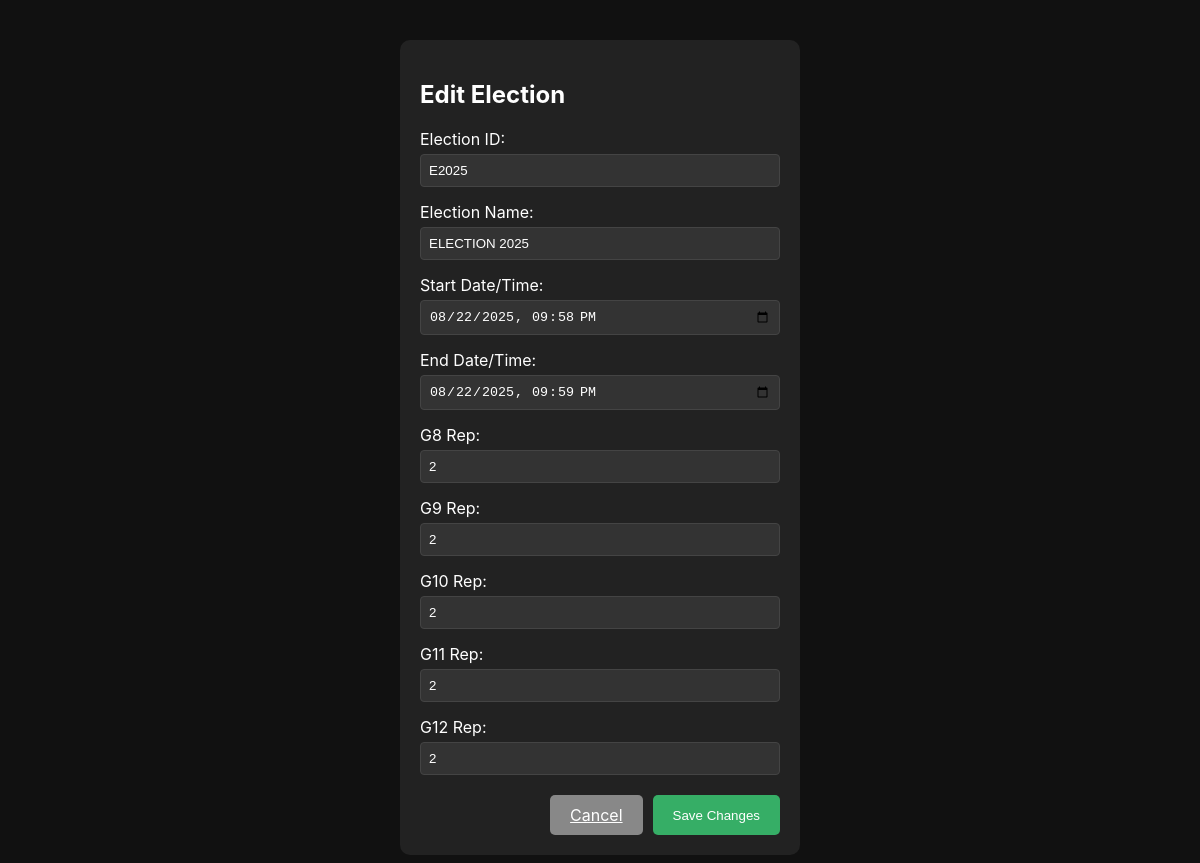
/files/admin/edit_election.php?id=E2025, run on the app's committed database.
### tables this page shows
CREATE TABLE `election` (
  `ElectionID` varchar(255) NOT NULL,
  `ElectionName` varchar(255) NOT NULL,
  `StartDateTime` datetime NOT NULL,
  `EndDateTime` datetime NOT NULL,
  `G8RepNum` int(11) NOT NULL,
  `G9RepNum` int(11) NOT NULL,
  `G10RepNum` int(11) NOT NULL,
  `G11RepNum` int(11) NOT NULL,
  `G12RepNum` int(11) NOT NULL,
  `ModifiedBy` int(255) DEFAULT NULL,
  `ModifiedDate` datetime DEFAULT NULL,
  `CreatedBy` int(255) DEFAULT NULL,
  `CreatedDate` datetime DEFAULT NULL
);

### files/admin/edit_election.php (the view, shortened to what this page needs)
<?php
require_once '../connect/connect.php';
$electionId = $_GET['id'];
$stmt = $conn->prepare("SELECT * FROM election WHERE ElectionID=?");
$stmt->bind_param('s', $electionId);
$stmt->execute();
$result = $stmt->get_result();
$election = $result->fetch_assoc();
?>
<!DOCTYPE html>
<html>
<head>
    <link rel="stylesheet" type="text/css" href="/votingsystem/files/maincss/main.css">
    <link rel="stylesheet" type="text/css" href="/votingsystem/files/admin/admin.css">
</head>
<body>
    <div class="edit-container">
        <h2>Edit Election</h2>
        <form method="post">
            <label>Election ID:
                <input type="text" value="<?php echo htmlspecialchars($election['ElectionID']); ?>" disabled>
            </label>
            <label>Election Name:
                <input type="text" name="ElectionName" value="<?php echo htmlspecialchars($election['ElectionName']); ?>" required>
            </label>
            <label>Start Date/Time:
                <input type="datetime-local" name="StartDateTime" value="<?php echo date('Y-m-d\TH:i', strtotime($election['StartDateTime'])); ?>" required>
            </label>
            <label>End Date/Time:
                <input type="datetime-local" name="EndDateTime" value="<?php echo date('Y-m-d\TH:i', strtotime($election['EndDateTime'])); ?>" required>
            </label>
            <label>G8 Rep:
                <input type="number" name="G8RepNum" value="<?php echo htmlspecialchars($election['G8RepNum']); ?>" required>
            </label>
            <label>G9 Rep:
                <input type="number" name="G9RepNum" value="<?php echo htmlspecialchars($election['G9RepNum']); ?>" required>
            </label>
            <label>G10 Rep:
                <input type="number" name="G10RepNum" value="<?php echo htmlspecialchars($election['G10RepNum']); ?>" required>
            </label>
            <label>G11 Rep:
                <input type="number" name="G11RepNum" value="<?php echo htmlspecialchars($election['G11RepNum']); ?>" required>
            </label>
            <label>G12 Rep:
                <input type="number" name="G12RepNum" value="<?php echo htmlspecialchars($election['G12RepNum']); ?>" required>
            </label>
            <div class="form-actions">
                <a href="votingsession.php" class="btn btn-cancel">Cancel</a>
                <button type="submit" class="btn">Save Changes</button>
            </div>
        </form>
    </div>
</body>
</html>

### files/maincss/main.css (style rules this page uses)
body { font-family: 'Inter', sans-serif; }

### files/admin/admin.css (style rules this page uses)
html, body { height: 100%; margin: 0; padding: 0; min-height: 100vh; font-family: 'Inter', sans-serif; background: url('/votingsystem/images/mainBackground.png') no-repeat center center fixed; background-size: cover; overflow-x: hidden; }
body { display: flex; flex-direction: column; min-height: 100vh; position: relative; }
form { flex: 1 1 0; display: block; }

### files/admin/edit_election.php (style rules this page uses)
body { background: #111; color: #fff; font-family: 'Inter', sans-serif; margin: 0; }
.edit-container { background: #222; color: #fff; max-width: 100%; width: 400px; margin: 40px auto; padding: 20px; border-radius: 10px; box-sizing: border-box; }
label { display: block; margin-top: 15px; color: #fff; }
input { width: 100%; padding: 8px; margin-top: 5px; border-radius: 4px; border: 1px solid #444; background: #333; color: #fff; box-sizing: border-box; }
.form-actions { margin-top: 20px; display: flex; gap: 10px; justify-content: flex-end; flex-wrap: wrap; }
.btn { background: #36AE66; color: #fff; border: none; padding: 10px 20px; border-radius: 5px; cursor: pointer; }
.btn-cancel { background: #888; }

### data on the page
election: ElectionID "E2025", ElectionName "ELECTION 2025", StartDateTime "08/22/2025 21:58", EndDateTime "08/22/2025 21:59", G8RepNum "2", G9RepNum "2", G10RepNum "2", G11RepNum "2", G12RepNum "2"
